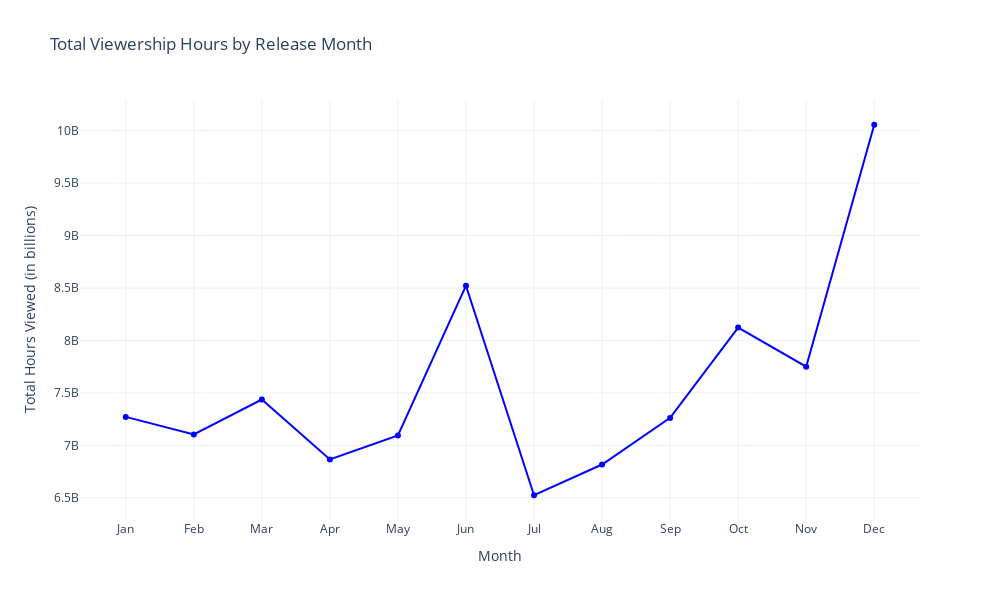

Notebook source saved alongside this figure:
### Code cell
fig = go.Figure(data=[
    go.Scatter(
        x = monthly_viwership.index,
        y = monthly_viwership.values,
        mode= 'lines+markers',
        marker= dict(color='blue'),
        line = dict(color='blue')
    )
])

fig.update_layout(
    title = 'Total Viewership Hours by Release Month',
    xaxis_title = 'Month',
    yaxis_title = 'Total Hours Viewed (in billions)',
    xaxis = dict(
        tickmode = 'array',
        tickvals = list(range(1,13)),
        ticktext = ['Jan', 'Feb', 'Mar', 'Apr', 'May', 'Jun', 'Jul', 'Aug', 'Sep', 'Oct', 'Nov', 'Dec']
    ),
    height = 600,
    width = 1000
)

### Figure 1 — Plotly figure (JSON) as saved in the notebook; plotly's stock layout.template omitted (floating-point values rounded to 4 significant figures)
{"data": [{"line": {"color": "blue"}, "marker": {"color": "blue"}, "mode": "lines+markers", "type": "scatter", "x": [1.0, 2.0, 3.0, 4.0, 5.0, 6.0, 7.0, 8.0, 9.0, 10.0, 11.0, 12.0], "y": [7272000000.0, 7104000000.0, 7437000000.0, 6866000000.0, 7095000000.0, 8522000000.0, 6525000000.0, 6818000000.0, 7262000000.0, 8123000000.0, 7750000000.0, 10060000000.0]}], "layout": {"height": 600, "title": {"text": "Total Viewership Hours by Release Month"}, "width": 1000, "xaxis": {"tickmode": "array", "ticktext": ["Jan", "Feb", "Mar", "Apr", "May", "Jun", "Jul", "Aug", "Sep", "Oct", "Nov", "Dec"], "tickvals": [1, 2, 3, 4, 5, 6, 7, 8, 9, 10, 11, 12], "title": {"text": "Month"}}, "yaxis": {"title": {"text": "Total Hours Viewed (in billions)"}}}}
